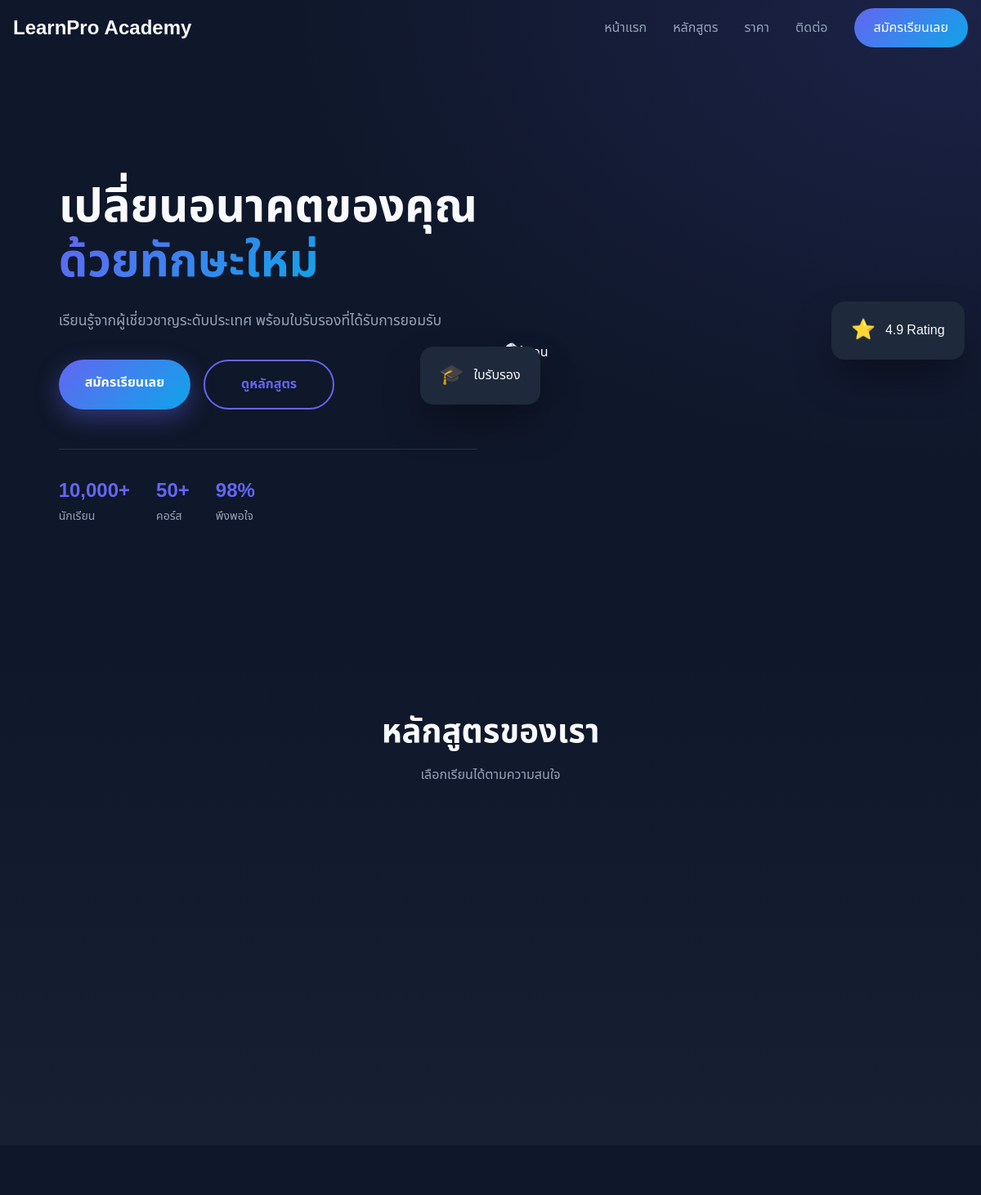
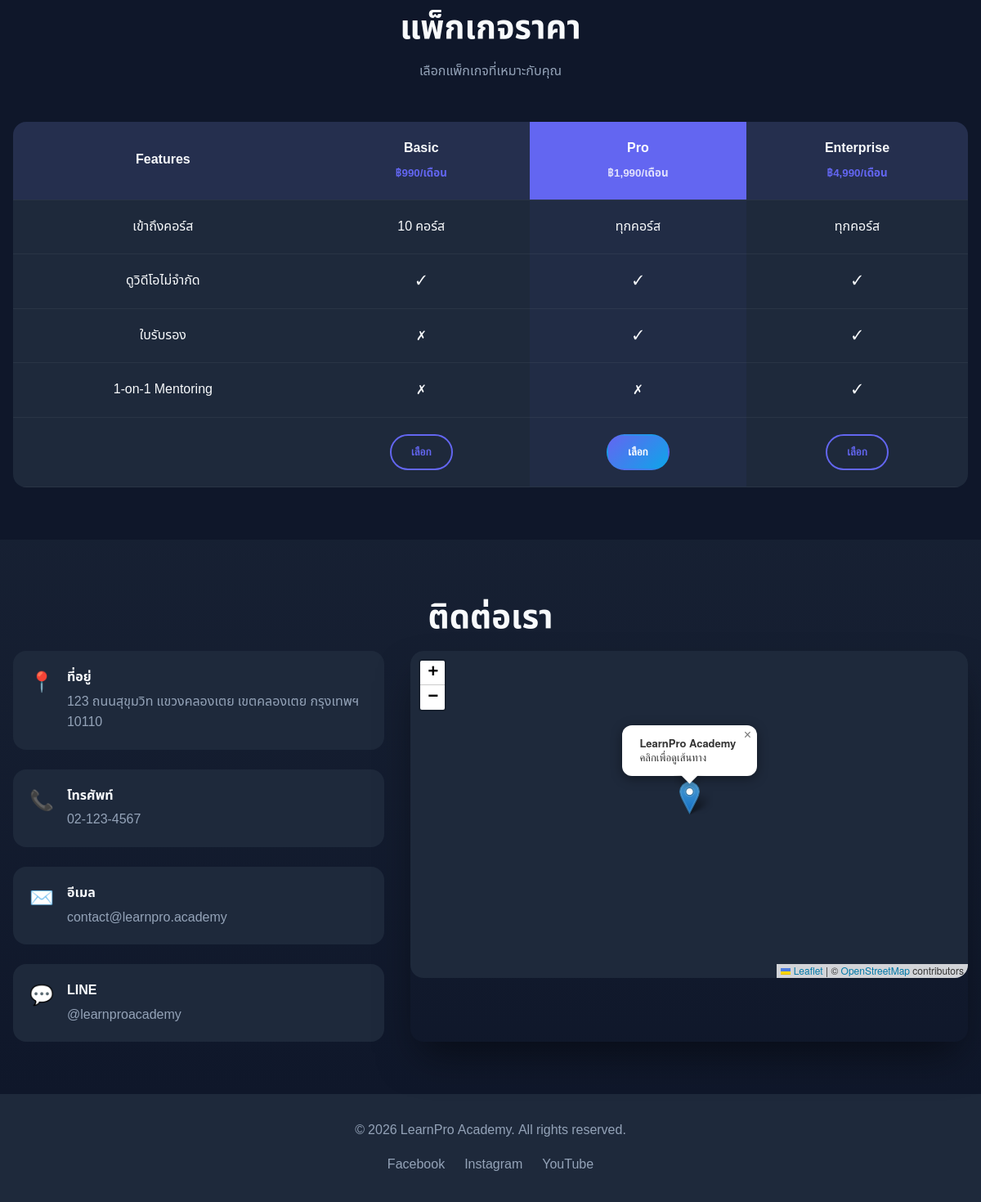
The page / on the database its author committed (2 pictures, top to bottom).
### tables this page shows
CREATE TABLE IF NOT EXISTS `pricing_packages` (
    `id` INT AUTO_INCREMENT PRIMARY KEY,
    `name` VARCHAR(100) NOT NULL,
    `price` DECIMAL(10,2) NOT NULL,
    `period` VARCHAR(50) DEFAULT '/เดือน',
    `is_featured` TINYINT(1) DEFAULT 0,
    `badge` VARCHAR(50) NULL,
    `sort_order` INT DEFAULT 0,
    `is_active` TINYINT(1) DEFAULT 1
);

CREATE TABLE IF NOT EXISTS `pricing_features` (
    `id` INT AUTO_INCREMENT PRIMARY KEY,
    `feature_name` VARCHAR(200) NOT NULL,
    `sort_order` INT DEFAULT 0
);

CREATE TABLE IF NOT EXISTS `package_features` (
    `id` INT AUTO_INCREMENT PRIMARY KEY,
    `package_id` INT NOT NULL,
    `feature_id` INT NOT NULL,
    `value` VARCHAR(100) DEFAULT '✓',
    `is_included` TINYINT(1) DEFAULT 1,
    FOREIGN KEY (`package_id`) REFERENCES `pricing_packages`(`id`) ON DELETE CASCADE,
    FOREIGN KEY (`feature_id`) REFERENCES `pricing_features`(`id`) ON DELETE CASCADE
);

### config/config.php (called while the page is built, shortened)
<?php
function e($string) {
    return htmlspecialchars($string, ENT_QUOTES, 'UTF-8');
}
function getSetting($key, $default = '') {
    static $settings = null;
    if ($settings === null) {
        $pdo = getDB();
        $stmt = $pdo->query("SELECT setting_key, setting_value FROM settings");
        $settings = [];
        while ($row = $stmt->fetch()) {
            $settings[$row['setting_key']] = $row['setting_value'];
        }
    }
    return $settings[$key] ?? $default;
}

### index.php (the view, shortened to what this page needs)
<?php
require_once __DIR__ . '/config/config.php';
$pdo = getDB();
$packages = $pdo->query("SELECT * FROM pricing_packages WHERE is_active = 1 ORDER BY sort_order")->fetchAll();
$features = $pdo->query("SELECT * FROM pricing_features ORDER BY sort_order")->fetchAll();
$packageFeatures = $pdo->query("SELECT * FROM package_features")->fetchAll();
$featureMap = [];
foreach ($packageFeatures as $pf) {
    $featureMap[$pf['package_id']][$pf['feature_id']] = $pf;
}
?>
<!DOCTYPE html>
<html lang="th">
<head>
    <meta name="description" content="<?= e(getSetting('site_description')) ?>">
    <?php if (MAP_PROVIDER === 'openstreetmap'): ?>
    <link rel="stylesheet" href="https://unpkg.com/leaflet@1.9.4/dist/leaflet.css"
          onerror="this.href='assets/leaflet/leaflet.css'">
    <?php elseif (MAP_PROVIDER === 'google' && GOOGLE_MAPS_API_KEY): ?>
    <script src="https://maps.googleapis.com/maps/api/js?key=<?= GOOGLE_MAPS_API_KEY ?>"></script>
    <?php endif; ?>
    <link rel="stylesheet" href="styles.css">
</head>
<body>
    <nav class="navbar" id="navbar">
        <div class="nav-container">
            <a href="#" class="logo"><?= e(getSetting('site_name', 'LearnPro')) ?></a>
            <ul class="nav-menu" id="navMenu">
                <li><a href="#hero">หน้าแรก</a></li>
                <li><a href="#curriculum">หลักสูตร</a></li>
                <li><a href="#pricing">ราคา</a></li>
                <li><a href="#contact">ติดต่อ</a></li>
                <li><a href="#" class="btn-nav"><?= e(getSetting('hero_btn_primary', 'สมัครเรียน')) ?></a></li>
            </ul>
        </div>
    </nav>
    <section class="hero" id="hero">
        <div class="hero-container">
            <div class="hero-content">
                <h1><?= e(getSetting('hero_title_1', 'เปลี่ยนอนาคตของคุณ')) ?><br>
                    <span class="gradient-text"><?= e(getSetting('hero_title_2', 'ด้วยทักษะใหม่')) ?></span>
                </h1>
                <p><?= e(getSetting('hero_subtitle')) ?></p>
                <div class="hero-buttons">
                    <a href="#pricing" class="btn-primary"><?= e(getSetting('hero_btn_primary', 'สมัครเรียนเลย')) ?></a>
                    <a href="#curriculum" class="btn-secondary"><?= e(getSetting('hero_btn_secondary', 'ดูหลักสูตร')) ?></a>
                </div>
                <div class="hero-stats">
                    <div class="stat">
                        <strong><?= e(getSetting('hero_stat_1_number', '10,000+')) ?></strong>
                        <span><?= e(getSetting('hero_stat_1_label', 'นักเรียน')) ?></span>
                    </div>
                    <div class="stat">
                        <strong><?= e(getSetting('hero_stat_2_number', '50+')) ?></strong>
                        <span><?= e(getSetting('hero_stat_2_label', 'คอร์ส')) ?></span>
                    </div>
                    <div class="stat">
                        <strong><?= e(getSetting('hero_stat_3_number', '98%')) ?></strong>
                        <span><?= e(getSetting('hero_stat_3_label', 'พึงพอใจ')) ?></span>
                    </div>
                </div>
            </div>
            <div class="hero-image">
                <div class="floating-card card-1">
                    <span class="icon">🎓</span>
                    <span>ใบรับรอง</span>
                </div>
                <div class="floating-card card-2">
                    <span class="icon">⭐</span>
                    <span>4.9 Rating</span>
                </div>
            </div>
        </div>
    </section>
    <section class="curriculum" id="curriculum">
        <div class="section-container">
            <h2 class="section-title"><?= e(getSetting('curriculum_title', 'หลักสูตรของเรา')) ?></h2>
            <p class="section-subtitle"><?= e(getSetting('curriculum_subtitle')) ?></p>
            <div class="curriculum-grid">
            </div>
        </div>
    </section>
    <section class="pricing" id="pricing">
        <div class="section-container">
            <h2 class="section-title"><?= e(getSetting('pricing_title', 'แพ็กเกจราคา')) ?></h2>
            <p class="section-subtitle"><?= e(getSetting('pricing_subtitle')) ?></p>
            <div class="pricing-table-wrapper">
                <table class="pricing-table">
                    <thead>
                        <tr>
                            <th>Features</th>
                            <?php foreach ($packages as $pkg): ?>
                            <th class="<?= $pkg['is_featured'] ? 'highlight' : '' ?>">
                                <?= e($pkg['name']) ?><br>
                                <small>฿<?= number_format($pkg['price']) ?><?= e($pkg['period']) ?></small>
                            </th>
                            <?php endforeach; ?>
                        </tr>
                    </thead>
                    <tbody>
                        <?php foreach ($features as $feat): ?>
                        <tr>
                            <td><?= e($feat['feature_name']) ?></td>
                            <?php foreach ($packages as $pkg): ?>
                            <?php $pf = $featureMap[$pkg['id']][$feat['id']] ?? null; ?>
                            <td class="<?= $pkg['is_featured'] ? 'highlight' : '' ?>">
                                <?= $pf ? e($pf['value']) : '✗' ?>
                            </td>
                            <?php endforeach; ?>
                        </tr>
                        <?php endforeach; ?>
                        <tr>
                            <td></td>
                            <?php foreach ($packages as $pkg): ?>
                            <td class="<?= $pkg['is_featured'] ? 'highlight' : '' ?>">
                                <button class="btn-table <?= $pkg['is_featured'] ? 'primary' : '' ?>">เลือก</button>
                            </td>
                            <?php endforeach; ?>
                        </tr>
                    </tbody>
                </table>
            </div>
        </div>
    </section>
    <section class="contact" id="contact">
        <div class="section-container">
            <h2 class="section-title"><?= e(getSetting('contact_title', 'ติดต่อเรา')) ?></h2>
            <div class="contact-grid">
                <div class="contact-info">
                    <div class="contact-item">
                        <span class="contact-icon">📍</span>
                        <div>
                            <strong>ที่อยู่</strong>
                            <p><?= nl2br(e(getSetting('contact_address'))) ?></p>
                        </div>
                    </div>
                    <div class="contact-item">
                        <span class="contact-icon">📞</span>
                        <div>
                            <strong>โทรศัพท์</strong>
                            <p><?= e(getSetting('contact_phone')) ?></p>
                        </div>
                    </div>
                    <div class="contact-item">
                        <span class="contact-icon">✉️</span>
                        <div>
                            <strong>อีเมล</strong>
                            <p><?= e(getSetting('contact_email')) ?></p>
                        </div>
                    </div>
                    <div class="contact-item">
                        <span class="contact-icon">💬</span>
                        <div>
                            <strong>LINE</strong>
                            <p><?= e(getSetting('contact_line')) ?></p>
                        </div>
                    </div>
                </div>
                <div class="map-container">
                    <div id="map" style="height: 400px; border-radius: var(--radius);"></div>
                </div>
            </div>
        </div>
    </section>
    <footer class="footer">
        <div class="footer-container">
            <div class="footer-content">
                <p><?= e(getSetting('footer_text')) ?></p>
                <div class="social-links">
                    <?php if ($fb = getSetting('social_facebook')): ?>
                    <a href="<?= e($fb) ?>" target="_blank" rel="noopener">Facebook</a>
                    <?php endif; ?>
                    <?php if ($ig = getSetting('social_instagram')): ?>
                    <a href="<?= e($ig) ?>" target="_blank" rel="noopener">Instagram</a>
                    <?php endif; ?>
                    <?php if ($yt = getSetting('social_youtube')): ?>
                    <a href="<?= e($yt) ?>" target="_blank" rel="noopener">YouTube</a>
                    <?php endif; ?>
                </div>
            </div>
        </div>
    </footer>
</body>
</html>

### rows shown on the page
pricing_packages: name "Basic", price "990", period "/เดือน", id.value "10 คอร์ส", id.value "✓", id.value "✗"
pricing_packages: name "Pro", price "1,990", period "/เดือน", id.value "ทุกคอร์ส", id.value "✓", id.value "✗"
pricing_packages: name "Enterprise", price "4,990", period "/เดือน", id.value "ทุกคอร์ส", id.value "✓"
pricing_features: feature_name "เข้าถึงคอร์ส"
pricing_features: feature_name "ดูวิดีโอไม่จำกัด"
pricing_features: feature_name "ใบรับรอง"
pricing_features: feature_name "1-on-1 Mentoring"

### other values the page prints
getSetting('site_name', 'LearnPro') "LearnPro Academy"
getSetting('hero_btn_primary', 'สมัครเรียน') "สมัครเรียนเลย"
getSetting('hero_title_1', 'เปลี่ยนอนาคตของคุณ') "เปลี่ยนอนาคตของคุณ"
getSetting('hero_title_2', 'ด้วยทักษะใหม่') "ด้วยทักษะใหม่"
getSetting('hero_subtitle') "เรียนรู้จากผู้เชี่ยวชาญระดับประเทศ พร้อมใบรับรองที่ได้รับการยอมรับ"
getSetting('hero_btn_primary', 'สมัครเรียนเลย') "สมัครเรียนเลย"
getSetting('hero_btn_secondary', 'ดูหลักสูตร') "ดูหลักสูตร"
getSetting('hero_stat_1_number', '10,000+') "10,000+"
getSetting('hero_stat_1_label', 'นักเรียน') "นักเรียน"
getSetting('hero_stat_2_number', '50+') "50+"
getSetting('hero_stat_2_label', 'คอร์ส') "คอร์ส"
getSetting('hero_stat_3_number', '98%') "98%"
getSetting('hero_stat_3_label', 'พึงพอใจ') "พึงพอใจ"
getSetting('curriculum_title', 'หลักสูตรของเรา') "หลักสูตรของเรา"
getSetting('curriculum_subtitle') "เลือกเรียนได้ตามความสนใจ"
